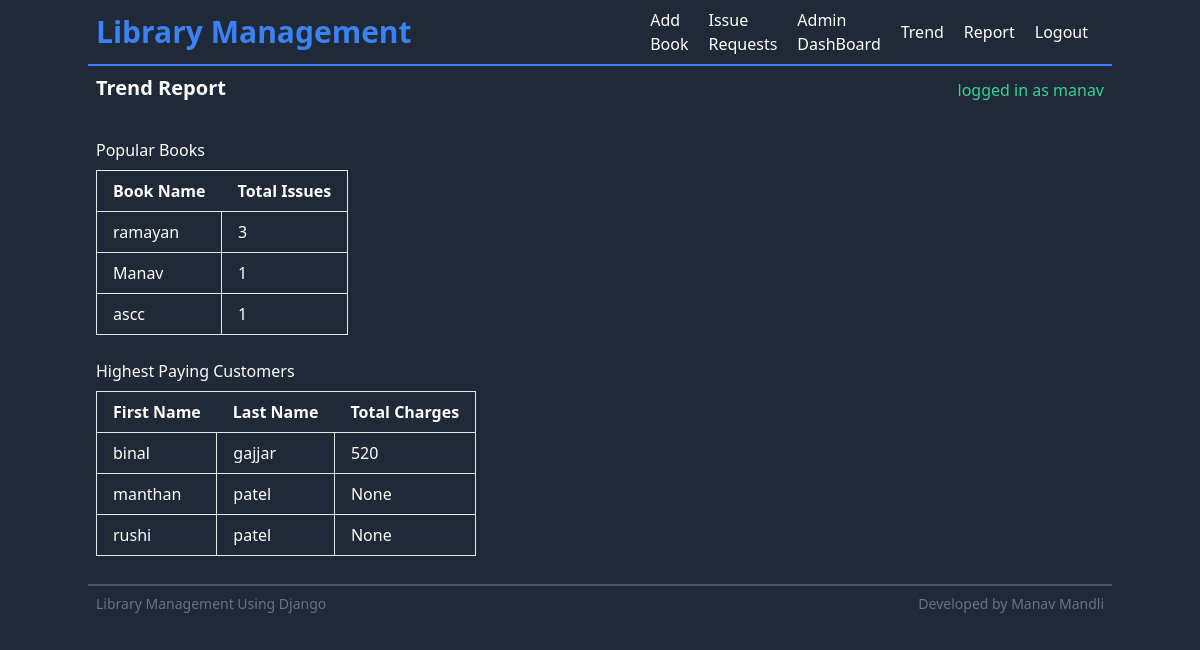
Screenshot of /trend/ (signed in) with the database file from the repository.
### library_app/models.py (models this page shows, shortened)
class Book(models.Model):
    name=models.CharField(max_length=350)
    author=models.ForeignKey(Author,on_delete=models.CASCADE)
    image=models.ImageField()
    category=models.CharField(max_length=220)
    quantity = models.PositiveIntegerField(default=0)

class Member(models.Model):
    first_name=models.CharField(max_length=120)
    last_name=models.CharField(max_length=120)
    member_id=models.OneToOneField(User,on_delete=models.CASCADE)

### library_app/views.py (the view)
# urls.py: path('trend/',trend,name='trend'),
def trend(request):
    popular_books = Transaction.objects.values('book__name', 'book__quantity').annotate(total_issues=Count('book')).order_by('-total_issues')[:10]
    highest_paying_customers = Transaction.objects.values('member__first_name', 'member__last_name').annotate(total_charges=Sum('charges')).order_by('-total_charges')[:10]
    context = {
        'popular_books': popular_books,
        'highest_paying_customers': highest_paying_customers
    }
    return render(request, 'library/trend.html', context)

### templates/library/trend.html
{% extends 'base.html' %}
{% block heading %} Trend Report {% endblock heading %}
{% block content %}
<div class="flex flex-col">
  <h2>Popular Books</h2>
  <div class="overflow-x-auto mb-6 mt-2">
    <table class="table-auto border-collapse border border-gray-200">
      <thead>
        <tr class="bg-gray-800">
          <th class="px-4 py-2">Book Name</th>
          <th class="px-4 py-2">Total Issues</th>
        </tr>
      </thead>
      <tbody>
        {% for book in popular_books %}
        <tr class="bg-gray-800">
          <td class="border px-4 py-2">{{ book.book__name }}</td>
          <td class="border px-4 py-2">{{ book.total_issues }}</td>
        </tr>
        {% endfor %}
      </tbody>
    </table>
  </div>
  <h2>Highest Paying Customers</h2>
  <div class="overflow-x-auto mt-2">
    <table class="table-auto border-collapse border border-gray-200">
      <thead>
        <tr class="bg-gray-800">
          <th class="px-4 py-2">First Name</th>
          <th class="px-4 py-2">Last Name</th>
          <th class="px-4 py-2">Total Charges</th>
        </tr>
      </thead>
      <tbody>
        {% for customer in highest_paying_customers %}
        <tr class="bg-gray-800">
          <td class="border px-4 py-2">{{ customer.member__first_name }}</td>
          <td class="border px-4 py-2">{{ customer.member__last_name }}</td>
          <td class="border px-4 py-2">{{ customer.total_charges }}</td>
        </tr>
        {% endfor %}
      </tbody>
    </table>
  </div>
</div>
{% endblock content %}

### templates/base.html (shortened to what this page needs)
<!DOCTYPE html>
<html lang="en">
  <head>
    <link
      href="https://unpkg.com/tailwindcss@^2/dist/tailwind.min.css"
      rel="stylesheet"
    />
  </head>
  <body class="min-h-screen bg-gray-800 text-white">
    {% include 'nav.html' %}
    <header
      class="flex flex-row justify-between items-end mb-5 md:mx-auto max-w-5xl p-2"
    >
      <h1 class="font-bold text-lg sm:text-xl capitalize">
        {%block heading %}{% endblock heading %}
      </h1>
      {% if user.is_anonymous %}
      <h2 class="text-red-400 sm:pr-5 xl:pr-3">logged out</h2>
      {% else %}
      <h2 class="text-green-400">logged in as {{user}}</h2>
      {% endif %}
    </header>
    <main class="container md:mx-auto max-w-5xl p-2">
      {% block content %}{% endblock content %}
    </main>
    {% include 'footer.html' %}
  </body>
</html>

### rows the page displays
Book: book__name "ascc", total_issues "1"
Member: member__first_name "binal", member__last_name "gajjar", total_charges "520"
Member: member__first_name "manthan", member__last_name "patel", total_charges "None"
Member: member__first_name "rushi", member__last_name "patel", total_charges "None"

### other values shown
{{ user }} "manav"
{{ book.book__name }} "ramayan" "Manav"
{{ book.total_issues }} "3" "1"
